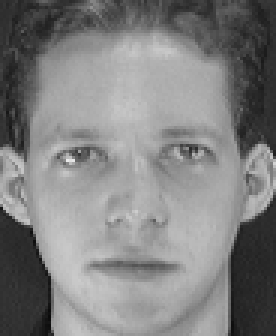
#> input picture archive/s1/1.pgm, 92 x 112 px, given in place of the camera (shown 3 times larger)
$ python detection.py
#> lines starting #> are read from the running program, lines starting #| are printed output that depends on the picture
# This file captures faces of user

import cv2 as cv


def detectAndDisplay(img):
    # img = cv.equalizeHist(img)
    faces = face_cascade.detectMultiScale(img)
    for (x, y, w, h) in faces:
        # center = (x + w // 2, y + h // 2)
        # img = cv.ellipse(img, center, (w // 2, h // 2), 0, 0, 360, (255, 0, 255), 4)
        img = cv.rectangle(img, (x, y), (x + w, y + h), 255, 4)
    cv.imshow('Face detection', img)
    return faces


def crop(img, p1, p2):
    return img[p1[1]:p2[1], p1[0]:p2[0]]


face_cascade = cv.CascadeClassifier('haarcascade_frontalface_default.xml')

if __name__ == "__main__":
    cap = cv.VideoCapture(0)
    if not cap.isOpened():
        print("Unable to open camera.")
        exit()
    print("Successfully open camera!")

    count = 0
    while True:
        ret, frame = cap.read()
#> frame is the input picture: shape (112, 92, 3); min 11, max 234, mean 128.3
        if not ret:
            print("Cannot receive frame. Exiting...")

        gray = cv.cvtColor(frame, cv.COLOR_BGR2GRAY)
        faces = detectAndDisplay(gray)
#> in detectAndDisplay, `faces = face_cascade.detectMultiScale(img)`: faces = [[5, 23, 80, 80]]
#> the loop in detectAndDisplay, `for (x, y, w, h) in faces:` made 1 pass
#> pass 1, in detectAndDisplay, `img = cv.rectangle(img, (x, y), (x + w, y + h), 255, 4)`:
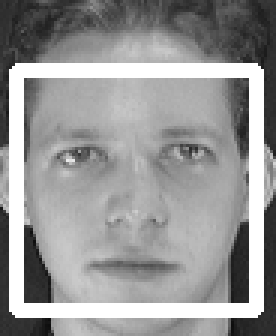
#> img: shape (112, 92) (shown 3 times larger); min 13, max 255, mean 150.9
#> faces = [[5, 23, 80, 80]]

        key = cv.waitKey(1)
#> (key q is pressed here)
        if key == ord('q'):
            print('Quit')
            break
        if key == ord('s'):
            print('Save')
            x, y, w, h = faces[0]
            p1 = (x, y)
            p2 = (x + w, y + h)
            img = crop(gray, p1, p2)
            cv.imwrite("img%d.png" % count, img)
            count += 1
    cap.release()
    cv.destroyAllWindows()

$ run again, on archive/s1/3.pgm
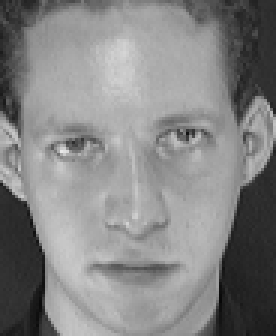
#> input picture archive/s1/3.pgm, 92 x 112 px, given in place of the camera (shown 3 times larger)
#> frame is the input picture: shape (112, 92, 3); min 7, max 232, mean 132.6
#> in detectAndDisplay, `faces = face_cascade.detectMultiScale(img)`: faces = [[3, 19, 83, 83]]
#> the loop in detectAndDisplay, `for (x, y, w, h) in faces:` made 1 pass
#> pass 1, in detectAndDisplay, `img = cv.rectangle(img, (x, y), (x + w, y + h), 255, 4)`:
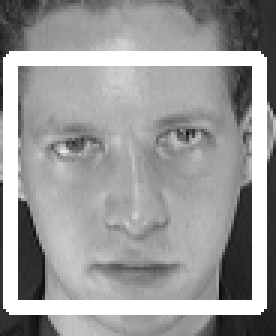
#> img: shape (112, 92) (shown 3 times larger); min 9, max 255, mean 156
